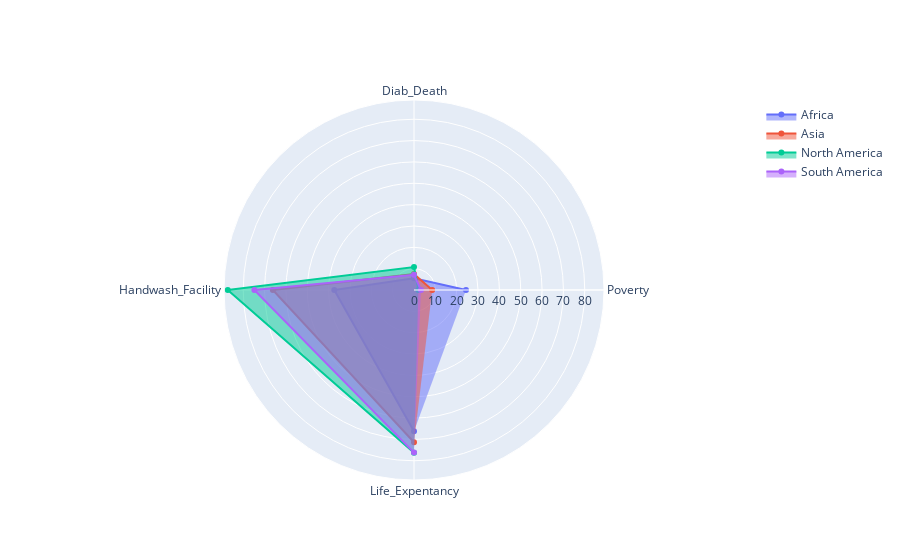

The notebook cell saved with this chart:
### Code cell
categories = ['Poverty','Diab_Death',
              'Handwash_Facility', 'Life_Expentancy']

fig = go.Figure()

fig.add_trace(go.Scatterpolar(
      r=list(x.iloc[0]),
      theta=categories,
      fill='toself',
      name='Africa'
))
fig.add_trace(go.Scatterpolar(
      r=list(x.iloc[1]),
      theta=categories,
      fill='toself',
      name='Asia'
))
fig.add_trace(go.Scatterpolar(
      r=list(x.iloc[2]),
      theta=categories,
      fill='toself',
      name='North America'
))
fig.add_trace(go.Scatterpolar(
      r=list(x.iloc[3]),
      theta=categories,
      fill='toself',
      name='South America'
))



fig.show()

### Figure 1 — Plotly figure (JSON) as saved in the notebook; plotly's stock layout.template omitted (floating-point values rounded to 4 significant figures)
{"data": [{"fill": "toself", "name": "Africa", "r": [24.36, 5.5, 37.34, 66.13], "theta": ["Poverty", "Diab_Death", "Handwash_Facility", "Life_Expentancy"], "type": "scatterpolar"}, {"fill": "toself", "name": "Asia", "r": [8.522, 7.486, 66.11, 71.34], "theta": ["Poverty", "Diab_Death", "Handwash_Facility", "Life_Expentancy"], "type": "scatterpolar"}, {"fill": "toself", "name": "North America", "r": [2.058, 10.76, 87.25, 76.27], "theta": ["Poverty", "Diab_Death", "Handwash_Facility", "Life_Expentancy"], "type": "scatterpolar"}, {"fill": "toself", "name": "South America", "r": [3.275, 7.163, 74.78, 76.17], "theta": ["Poverty", "Diab_Death", "Handwash_Facility", "Life_Expentancy"], "type": "scatterpolar"}], "layout": {}}
